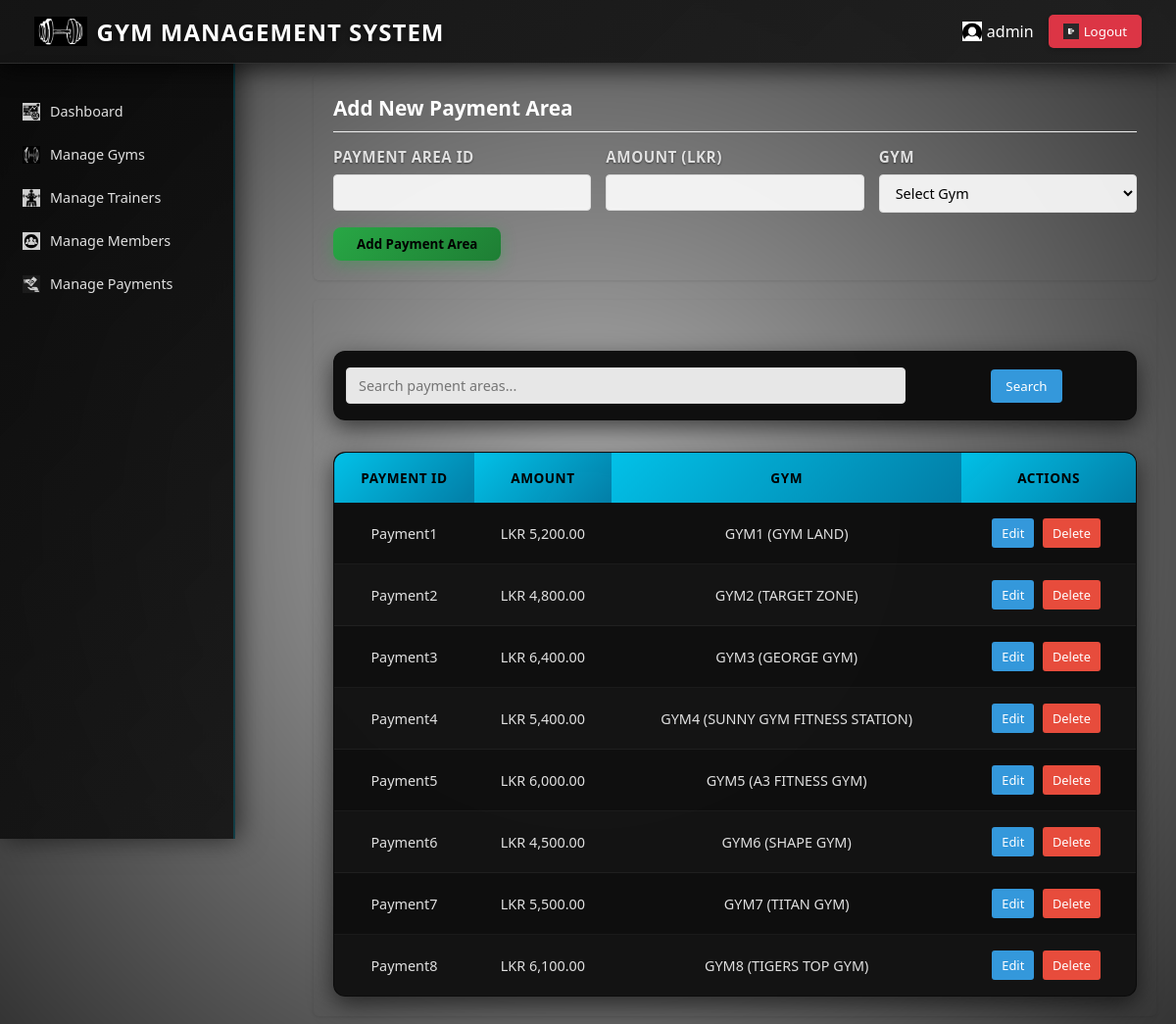
The page /payment/manage_payment.php (signed in) on the database its author committed.
### tables this page shows
CREATE TABLE `payment` (
  `pay_id` varchar(20) NOT NULL,
  `amount` varchar(20) DEFAULT NULL,
  `gym_id` varchar(20) DEFAULT NULL
);

CREATE TABLE `gym` (
  `gym_id` varchar(20) NOT NULL,
  `gym_name` varchar(30) NOT NULL,
  `address` varchar(150) NOT NULL,
  `type` varchar(20) NOT NULL
);

### payment/manage_payment.php (the view, shortened to what this page needs)
<?php
require_once('../login/auth.php');
require_once('../db.php');
$errors = [];
$payment_data = [];
$search = $_GET['search'] ?? '';
$page = max(1, intval($_GET['page'] ?? 1));
$limit = 10;
$offset = ($page - 1) * $limit;
try {
    if (!empty($search)) {
        $stmt = $conn->prepare("
            SELECT p.*, g.gym_name
            FROM payment p
            LEFT JOIN gym g ON p.gym_id = g.gym_id
            WHERE p.pay_id LIKE ?
            LIMIT ? OFFSET ?
        ");
        $stmt->bind_param("sii", $search_term, $limit, $offset);
    } else {
        $stmt = $conn->prepare("
            SELECT p.*, g.gym_name
            FROM payment p
            LEFT JOIN gym g ON p.gym_id = g.gym_id
            LIMIT ? OFFSET ?
        ");
        $stmt->bind_param("ii", $limit, $offset);
    }
    $stmt->execute();
    $payments = $stmt->get_result();
} catch (mysqli_sql_exception $e) {
    error_log("Database error: " . $e->getMessage());
    $errors[] = "Error fetching payments list.";
}
?>
<!DOCTYPE html>
<html lang="en">
<head>
</head>
<body>
  <?php include('../navbar.php'); ?>
    <div class="app-container">
        <?php include('../sidebar.php'); ?>
        <div class="main-content">
            <div class="form-section <?= !empty($payment_data) ? 'edit-mode' : '' ?>">
                <div class="form-header">
                    <h2 class="form-title">
                        <?= empty($payment_data) ? 'Add New Payment Area' : 'Edit Payment Area' ?>
                    </h2>
                </div>
                <form method="post" action="manage_payment.php">
                    <div class="form-grid">
                        <div class="form-group">
                            <label for="pay_id">Payment Area ID</label>
                            <input type="text" id="pay_id" name="pay_id"
                                   value="<?= htmlspecialchars($payment_data['pay_id'] ?? '') ?>" required>
                        </div>
                        <div class="form-group">
                            <label for="amount">Amount (LKR)</label>
                            <input type="number" id="amount" name="amount"
                                   value="<?= htmlspecialchars($payment_data['amount'] ?? '') ?>"
                                   min="0" step="0.01" required>
                        </div>
                        <div class="form-group">
                            <label for="gym_id">Gym</label>
                            <select id="gym_id" name="gym_id" required>
                                <option value="">Select Gym</option>
                            </select>
                        </div>
                    </div>
                    <div class="form-actions">
                        <button type="submit" class="btn <?= empty($payment_data) ? 'btn-success' : 'btn-primary' ?>">
                            <?= empty($payment_data) ? 'Add Payment Area' : 'Update Payment Area' ?>
                        </button>
                    </div>
                </form>
            </div>
            <div class="table-section">
                <div class="search-box">
                    <form method="get" style="width: 100%;">
                        <table>
                            <tr>
                                <td><input type="text" name="search" placeholder="Search payment areas..."
                                value="<?= htmlspecialchars($search ?? '') ?>"></td>
                                <td><button type="submit">Search</button></td>
                            </tr>
                        </table>
                    </form>
                </div>
                <table>
                    <thead>
                        <tr>
                            <th>Payment ID</th>
                            <th>Amount</th>
                            <th>Gym</th>
                            <th>Actions</th>
                        </tr>
                    </thead>
                    <tbody>
                        <?php if ($payments->num_rows > 0): ?>
                            <?php while ($payment = $payments->fetch_assoc()): ?>
                                <tr>
                                    <td><?= htmlspecialchars($payment['pay_id']) ?></td>
                                    <td>LKR <?= number_format($payment['amount'], 2) ?></td>
                                    <td>
                                        <?= htmlspecialchars($payment['gym_id']) ?>
                                        (<?= htmlspecialchars($payment['gym_name'] ?? 'N/A') ?>)
                                    </td>
                                    <td>
                                        <button class="action-btn edit-btn"
                                                onclick="location.href='manage_payment.php?action=edit&id=<?= urlencode($payment['pay_id']) ?>'">
                                            Edit
                                        </button>
                                        <button class="action-btn delete-btn"
                                                onclick="if(confirm('Are you sure you want to delete this payment area and all related trainers/members?')) location.href='manage_payment.php?action=delete&id=<?= urlencode($payment['pay_id']) ?>'">
                                            Delete
                                        </button>
                                    </td>
                                </tr>
                            <?php endwhile; ?>
                        <?php else: ?>
                            <tr>
                                <td colspan="4" style="text-align: center;">No payment areas found</td>
                            </tr>
                        <?php endif; ?>
                    </tbody>
                </table>
            </div>
        </div>
    </div>
</body>
</html>

### home/home.css (style rules this page uses)
body { min-height: 100vh; background: url('/GYM-MANAGEMENT-SYSTEM/images/image1.jpg') no-repeat center center fixed; background-size: cover; font-family: 'Segoe UI', Tahoma, Geneva, Verdana, sans-serif; color: #f0f0f0; position: relative; margin: 0; padding-top: 56px; overflow-x: hidden; }
body::before { content: ""; position: fixed; top: 0; left: 0; width: 100%; height: 100%; background: radial-gradient(circle at center, rgba(0,0,0,0.3) 0%, rgba(0,0,0,0.8) 100%); z-index: -1; }
* { scrollbar-width: thin; scrollbar-color: rgba(0, 212, 255, 0.6) rgba(255, 255, 255, 0.05); }
.form-group label { color: #e0e0e0 !important; font-weight: 600; margin-bottom: 0.5rem; font-size: 0.95rem; text-transform: uppercase; letter-spacing: 0.5px; text-shadow: 0 1px 2px rgba(0, 0, 0, 0.5); }
.btn-success { background: linear-gradient(135deg, #28a745, #1e7e34) !important; border: none !important; border-radius: 8px !important; padding: 0.5rem 1.5rem; font-weight: 600; transition: all 0.3s ease; box-shadow: 0 4px 15px rgba(40, 167, 69, 0.4); }
.table, table, .table-bordered, .table-hover, .table-striped { background: rgba(8, 8, 8, 0.95) !important; color: #f0f0f0 !important; border-radius: 12px !important; overflow: hidden !important; box-shadow: 0 8px 25px rgba(0, 0, 0, 0.6) !important; margin-top: 2rem !important; border: 1px solid rgba(0, 212, 255, 0.2) !important; backdrop-filter: blur(10px) !important; }
.table thead th, table thead th, .table-bordered thead th, .table-hover thead th, .table-striped thead th { background: linear-gradient(135deg, rgba(0, 212, 255, 0.9), rgba(0, 153, 204, 0.8)) !important; color: #000000 !important; border: none !important; padding: 1rem 0.75rem !important; font-weight: 700 !important; text-transform: uppercase !important; letter-spacing: 0.5px !important; font-size: 0.85rem !important; text-align: center !important; position: relative !important; text-shadow: none !important; }
.table thead th:first-child, table thead th:first-child { border-top-left-radius: 12px !important; }
.table thead th:last-child, table thead th:last-child { border-top-right-radius: 12px !important; }
.table tbody tr, table tbody tr, .table-bordered tbody tr, .table-hover tbody tr, .table-striped tbody tr { background: rgba(15, 15, 15, 0.9) !important; border: none !important; transition: all 0.3s ease !important; }
.table tbody tr:nth-child(even), table tbody tr:nth-child(even), .table-striped tbody tr:nth-child(even) { background: rgba(20, 20, 20, 0.9) !important; }
.table tbody td, table tbody td, .table-bordered tbody td, .table-hover tbody td, .table-striped tbody td { border: none !important; padding: 1rem 0.75rem !important; color: #e0e0e0 !important; text-align: center !important; vertical-align: middle !important; font-weight: 500 !important; border-bottom: 1px solid rgba(255, 255, 255, 0.05) !important; background: transparent !important; }

### navbar.php (style rules this page uses)
.btn { padding: 8px 15px; border-radius: 5px; cursor: pointer; font-weight: 500; transition: all 0.3s ease; display: inline-flex; align-items: center; justify-content: center; }

### rows shown on the page
payment: pay_id "Payment1", amount "5,200.00", gym "GYM1", gym.gym_name "GYM LAND"
payment: pay_id "Payment2", amount "4,800.00", gym "GYM2", gym.gym_name "TARGET ZONE"
payment: pay_id "Payment3", amount "6,400.00", gym "GYM3", gym.gym_name "GEORGE GYM"
payment: pay_id "Payment4", amount "5,400.00", gym "GYM4", gym.gym_name "SUNNY GYM FITNESS STATION"
payment: pay_id "Payment5", amount "6,000.00", gym "GYM5", gym.gym_name "A3 FITNESS GYM"
payment: pay_id "Payment6", amount "4,500.00", gym "GYM6", gym.gym_name "SHAPE GYM"
payment: pay_id "Payment7", amount "5,500.00", gym "GYM7", gym.gym_name "TITAN GYM"
payment: pay_id "Payment8", amount "6,100.00", gym "GYM8", gym.gym_name "TIGERS TOP GYM"

### other values the page prints
$_SESSION['uname'] "admin"
